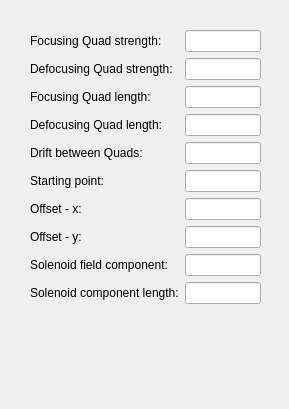
<?xml version="1.0" encoding="UTF-8"?>
<ui version="4.0">
 <class>genfodo</class>
 <widget class="QWidget" name="genfodo">
  <property name="geometry">
   <rect>
    <x>0</x>
    <y>0</y>
    <width>289</width>
    <height>409</height>
   </rect>
  </property>
  <property name="windowTitle">
   <string>Form</string>
  </property>
  <widget class="QWidget" name="formLayoutWidget">
   <property name="geometry">
    <rect>
     <x>30</x>
     <y>30</y>
     <width>231</width>
     <height>341</height>
    </rect>
   </property>
   <layout class="QFormLayout" name="formLayout">
    <item row="0" column="0">
     <widget class="QLabel" name="label">
      <property name="text">
       <string>Focusing Quad strength:</string>
      </property>
     </widget>
    </item>
    <item row="0" column="1">
     <widget class="QLineEdit" name="lineEdit"/>
    </item>
    <item row="1" column="0">
     <widget class="QLabel" name="label_2">
      <property name="text">
       <string>Defocusing Quad strength:</string>
      </property>
     </widget>
    </item>
    <item row="1" column="1">
     <widget class="QLineEdit" name="lineEdit_2"/>
    </item>
    <item row="2" column="0">
     <widget class="QLabel" name="label_3">
      <property name="text">
       <string>Focusing Quad length:</string>
      </property>
     </widget>
    </item>
    <item row="2" column="1">
     <widget class="QLineEdit" name="lineEdit_3"/>
    </item>
    <item row="3" column="0">
     <widget class="QLabel" name="label_4">
      <property name="text">
       <string>Defocusing Quad length:</string>
      </property>
     </widget>
    </item>
    <item row="3" column="1">
     <widget class="QLineEdit" name="lineEdit_4"/>
    </item>
    <item row="4" column="0">
     <widget class="QLabel" name="label_5">
      <property name="text">
       <string>Drift between Quads:</string>
      </property>
     </widget>
    </item>
    <item row="4" column="1">
     <widget class="QLineEdit" name="lineEdit_5"/>
    </item>
    <item row="5" column="0">
     <widget class="QLabel" name="label_6">
      <property name="text">
       <string>Starting point:</string>
      </property>
     </widget>
    </item>
    <item row="5" column="1">
     <widget class="QLineEdit" name="lineEdit_6"/>
    </item>
    <item row="6" column="0">
     <widget class="QLabel" name="label_7">
      <property name="text">
       <string>Offset - x:</string>
      </property>
     </widget>
    </item>
    <item row="7" column="0">
     <widget class="QLabel" name="label_8">
      <property name="text">
       <string>Offset - y:</string>
      </property>
     </widget>
    </item>
    <item row="6" column="1">
     <widget class="QLineEdit" name="lineEdit_7"/>
    </item>
    <item row="7" column="1">
     <widget class="QLineEdit" name="lineEdit_8"/>
    </item>
    <item row="8" column="0">
     <widget class="QLabel" name="label_9">
      <property name="text">
       <string>Solenoid field component:</string>
      </property>
     </widget>
    </item>
    <item row="9" column="0">
     <widget class="QLabel" name="label_10">
      <property name="text">
       <string>Solenoid component length:</string>
      </property>
     </widget>
    </item>
    <item row="8" column="1">
     <widget class="QLineEdit" name="lineEdit_9"/>
    </item>
    <item row="9" column="1">
     <widget class="QLineEdit" name="lineEdit_10"/>
    </item>
   </layout>
  </widget>
 </widget>
 <resources/>
 <connections/>
</ui>
